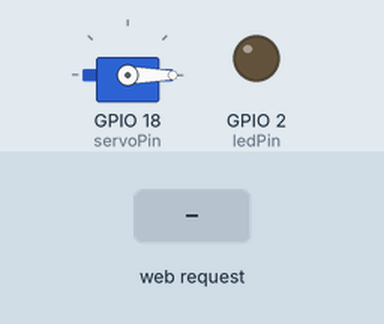
This sketch was run on a simulated ESP32. Shown: servo, output pins drawn as LEDs (lit = HIGH). The test bench sets the inputs (shaded band). WiFi joins after 1.5 s; servers stay silent unless stated; what the sketch prints to the serial monitor is not drawn.

Above: at 2.7 s.
2.8 s: HTTP request GET /setHeat?level=1 received
At 4.0 s:
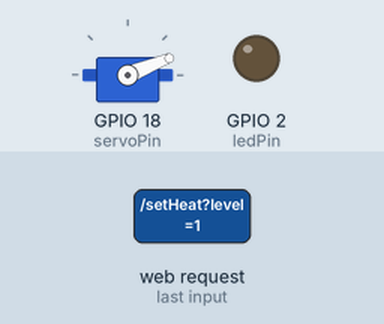
4.3 s: HTTP request GET /setHeat?level=120 received
At 5.1 s:
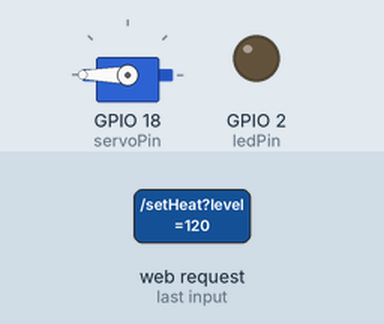
5.8 s: HTTP request GET /setHeat?level=0 received
At 6.3 s:
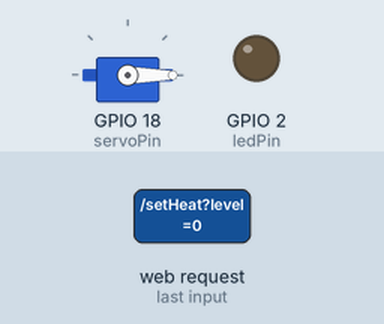
Timing chart, 0 to 8.8 s (numbered marks = the images above; inputs shaded):
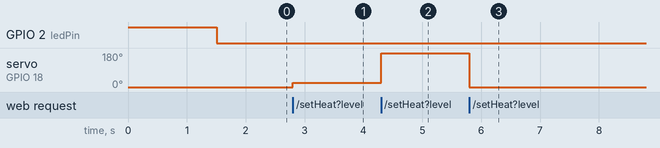

Measured:
- after the input at 2.8 s, servo on GPIO 18 (servoPin): 0° → 22° at once
- after the input at 4.3 s, servo on GPIO 18 (servoPin): 22° → 180° at once
- after the input at 5.8 s, servo on GPIO 18 (servoPin): 180° → 0° at once

The sketch:

Pelpro.ino
```cpp
#include <WiFi.h>
#include <WebServer.h>
#include <ESP32Servo.h>

// WiFi credentials
const char* ssid = "";
const char* password = "";

// Static IP configuration
// (Make sure to fill these in with your specific network details)
IPAddress local_IP(192, 168, 1, 200); // Change this IP to a static IP on your network
IPAddress gateway(192, 168, 1, 1);    // Use your Local IP gateway - or leave blank to keep on LAN mode
IPAddress subnet(255, 255, 255, 0);
IPAddress primaryDNS(8, 8, 8, 8);
IPAddress secondaryDNS(8, 8, 4, 4);

// Servo setup
Servo myServo;
const int servoPin = 18;

// LED setup
const int ledPin = 2; // Built-in LED on GPIO2
unsigned long lastLedBlink = 0;
bool ledState = false;

// Web server on port 80
WebServer server(80);

// Current Heat level (0-8)
int HeatLevel = 0;

// Control LED and Servo based on WiFi status
void updateWiFiLED() {
  static wl_status_t lastWifiStatus = WL_IDLE_STATUS;
  wl_status_t wifiStatus = WiFi.status();
  unsigned long currentTime = millis();

  // Check if WiFi was just disconnected
  if (lastWifiStatus == WL_CONNECTED && wifiStatus != WL_CONNECTED) {
    // WiFi just disconnected
    // REMOVED: myServo.write(0) and HeatLevel = 0
    Serial.println("WiFi disconnected - Maintaining current Heat Level");
  }

  lastWifiStatus = wifiStatus;

  switch (wifiStatus) {
    case WL_CONNECTED:
      // Solid LED when connected (active-low LED usually, usually LOW is ON for built-in)
      // If your LED is off when connected, swap LOW/HIGH here
      digitalWrite(ledPin, LOW);
      break;

    case WL_IDLE_STATUS:
    case WL_NO_SSID_AVAIL:
    case WL_SCAN_COMPLETED:
    case WL_CONNECT_FAILED:
    case WL_CONNECTION_LOST:
    case WL_DISCONNECTED:
      // Fast blink when disconnected or failed (250ms intervals)
      if (currentTime - lastLedBlink >= 250) {
        ledState = !ledState;
        digitalWrite(ledPin, ledState ? HIGH : LOW);
        lastLedBlink = currentTime;
      }
      break;

    default:
      // Slow blink for any other status (1 second intervals)
      if (currentTime - lastLedBlink >= 1000) {
        ledState = !ledState;
        digitalWrite(ledPin, ledState ? HIGH : LOW);
        lastLedBlink = currentTime;
      }
      break;
  }
}

// Main control page HTML (no password protection)
const char webpage[] PROGMEM = R"=====(
<!DOCTYPE html>
<html>
<head>
  <meta charset="UTF-8">
  <meta name="viewport" content="width=device-width, initial-scale=1">
  <title>Heat Control</title>
  <style>
    body {
      font-family: Arial, sans-serif;
      text-align: center;
      margin-top: 50px;
      background-color: #f0f0f0;
    }
    h1 {
      color: #333;
      font-size: 30px;
      font-weight: bold;
      margin-bottom: 20px;
    }
    .slider-container {
      margin: 30px auto;
      width: 80%;
      max-width: 500px;
    }
    .slider {
      width: 100%;
      height: 75px;
      background: #f0f0f0;
      outline: none;
      opacity: 0.7;
      transition: opacity 0.2s;
      cursor: pointer;
      -webkit-appearance: none;
      appearance: none;
      border-radius: 10px;
    }

    .slider::-webkit-slider-thumb {
      -webkit-appearance: none;
      appearance: none;
      width: 30px;
      height: 30px;
      background: #fff;
      cursor: pointer;
      border-radius: 50%;
      border: 3px solid #f44336;
      box-shadow: 0 2px 6px rgba(0,0,0,0.3);
    }

    .slider::-moz-range-thumb {
      width: 30px;
      height: 30px;
      background: #fff;
      cursor: pointer;
      border-radius: 50%;
      border: 3px solid #f44336;
      box-shadow: 0 2px 6px rgba(0,0,0,0.3);
    }

    .slider::-webkit-slider-track {
      height: 20px;
      background: #f44336;
      border-radius: 10px;
      border: none;
    }

    .slider::-webkit-slider-runnable-track {
      height: 20px;
      background: #f44336;
      border-radius: 10px;
      border: none;
    }

    .slider::-moz-range-track {
      height: 20px;
      background: #f44336;
      border-radius: 10px;
      border: none;
    }

    .slider:hover {
      opacity: 1;
    }
    .value-display {
      font-size: 48px;
      font-weight: bold;
      color: #4CAF50;
      margin: 20px;
    }
    .labels {
      display: flex;
      justify-content: space-between;
      margin-top: 20px;
      font-size: 14px;
      color: #666;
    }

    .labels span {
      cursor: pointer;
      padding: 5px 10px;
      border-radius: 3px;
      transition: background-color 0.2s;
    }

    .labels span:hover {
      background-color: rgba(244, 67, 54, 0.1);
    }
  </style>
</head>
<body>
  <h1>PelPro 130 - Heat Control</h1>
  <div class="value-display" id="HeatDisplay">0</div>
  <div class="slider-container">
    <input type="range" min="0" max="8" value="0" class="slider" id="HeatSlider">
    <div class="labels">
      <span onclick="setHeat(0)">OFF</span>
      <span onclick="setHeat(1)">1</span>
      <span onclick="setHeat(2)">2</span>
      <span onclick="setHeat(3)">3</span>
      <span onclick="setHeat(4)">4</span>
      <span onclick="setHeat(5)">5</span>
      <span onclick="setHeat(6)">6</span>
      <span onclick="setHeat(7)">7</span>
      <span onclick="setHeat(8)">8</span>
    </div>
  </div>

  <script>
    var slider = document.getElementById("HeatSlider");
    var display = document.getElementById("HeatDisplay");
    var isDragging = false;

    slider.onmousedown = function() { isDragging = true; }
    slider.onmouseup = function() { isDragging = false; }
    slider.ontouchstart = function() { isDragging = true; }
    slider.ontouchend = function() { isDragging = false; }

    // Set Heat when clicking on labels
    function setHeat(level) {
      slider.value = level;
      display.innerHTML = level;

      var xhr = new XMLHttpRequest();
      xhr.open("GET", "/setHeat?level=" + level, true);
      xhr.send();
    }

    slider.oninput = function() {
      display.innerHTML = this.value;
    }

    slider.onchange = function() {
      var xhr = new XMLHttpRequest();
      xhr.open("GET", "/setHeat?level=" + this.value, true);
      xhr.send();
      isDragging = false;
    }

    function getHeatState() {
      // Only refresh if the user isn't actively dragging
      if (isDragging) {
        return;
      }

      var xhr = new XMLHttpRequest();
      xhr.onreadystatechange = function() {
        if (this.readyState == 4 && this.status == 200) {
          slider.value = this.responseText;
          display.innerHTML = this.responseText;
        }
      };
      xhr.open("GET", "/getHeat", true);
      xhr.send();
    }

    window.onload = getHeatState;
    setInterval(getHeatState, 10000); // 10000ms = 10 seconds
  </script>
</body>
</html>
)=====";

void handleRoot() {
  server.send(200, "text/html", webpage);
}

void handleSetHeat() {
  if (server.hasArg("level")) {
    HeatLevel = server.arg("level").toInt();
    HeatLevel = constrain(HeatLevel, 0, 8);

    int servoAngle = map(HeatLevel, 0, 8, 0, 180);
    myServo.write(servoAngle);

    Serial.print("Heat set to: ");
    Serial.print(HeatLevel);
    Serial.print(" | Servo angle: ");
    Serial.println(servoAngle);

    server.send(200, "text/plain", "OK");
  } else {
    server.send(400, "text/plain", "Bad Request");
  }
}

void handleGetHeat() {
  server.send(200, "text/plain", String(HeatLevel));
}

void setup() {
  Serial.begin(115200);

  // Initialize servo
  myServo.attach(servoPin);
  myServo.write(0); // Start at 0 on POWER UP only

  // Initialize LED (active-low)
  pinMode(ledPin, OUTPUT);
  digitalWrite(ledPin, HIGH); // Start with LED off (active-low)

  // Configure static IP
  // IMPORTANT: Ensure your specific IP addresses are entered here
  if (!WiFi.config(local_IP, gateway, subnet, primaryDNS, secondaryDNS)) {
    Serial.println("Static IP configuration failed!");
  }

  // Connect to WiFi
  Serial.println();
  Serial.print("Connecting to ");
  Serial.println(ssid);

  WiFi.begin(ssid, password);

  // Loop to wait for connection
  while (WiFi.status() != WL_CONNECTED) {
    delay(500);
    Serial.print(".");
  }

  Serial.println();
  Serial.println("WiFi connected!");
  Serial.print("IP address: ");
  Serial.println(WiFi.localIP());

  // Setup web server routes
  server.on("/", handleRoot);
  server.on("/setHeat", handleSetHeat);
  server.on("/getHeat", handleGetHeat);

  server.begin();
  Serial.println("Web server started!");
  Serial.println("No password protection - open access");
}

void loop() {
  server.handleClient();

  // Update LED based on WiFi status
  updateWiFiLED();
}
```
